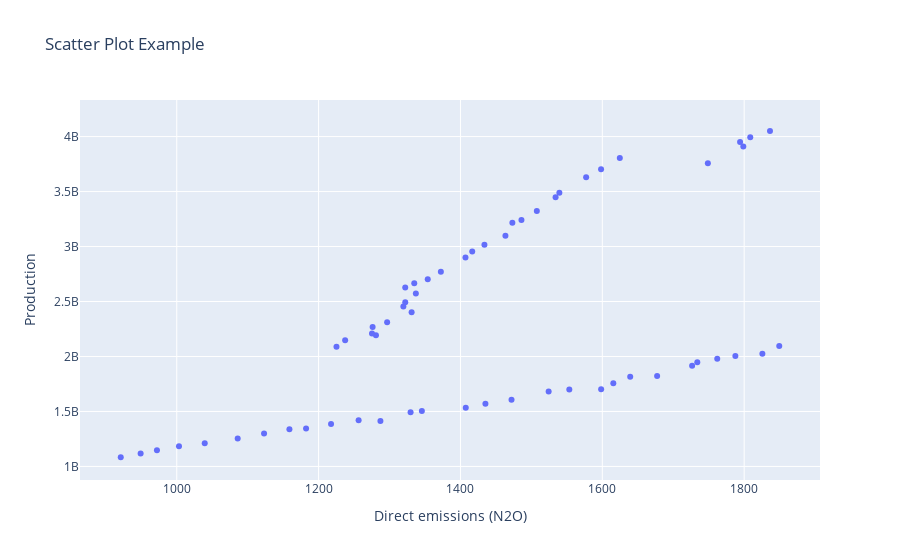
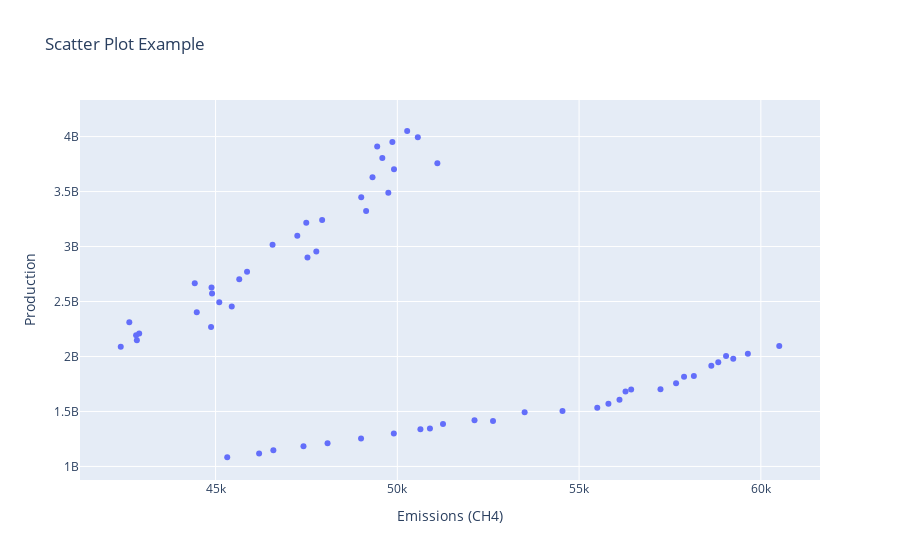
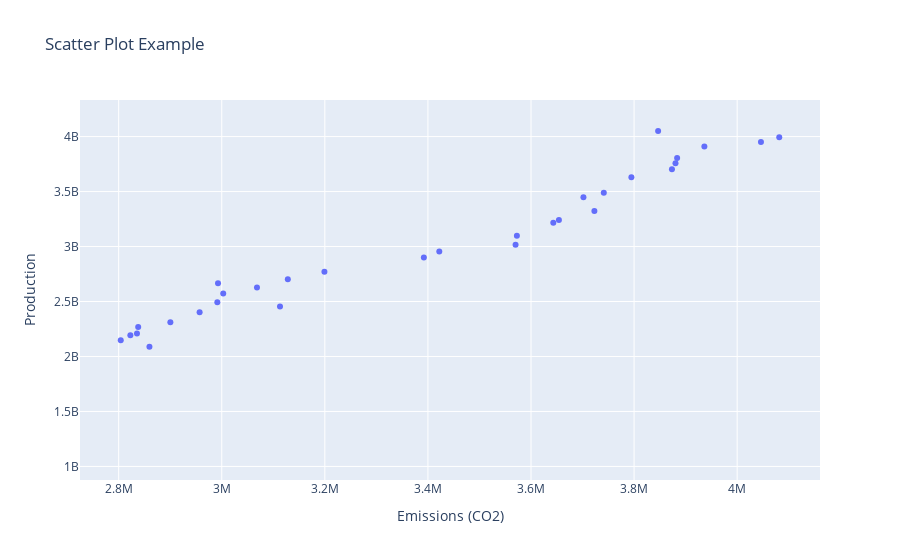
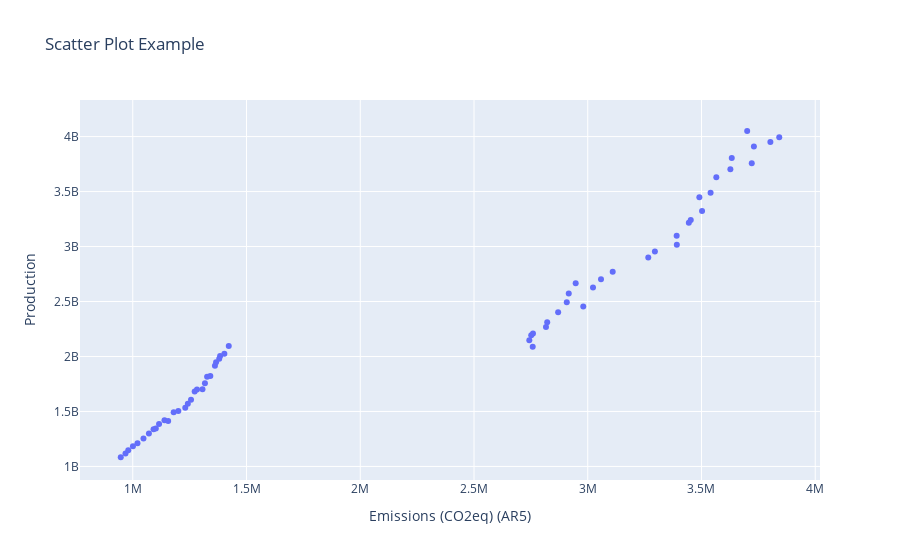

These figures' notebook cell, in order:
### Code cell
# Create a scatter plot
for i in droped_ml.columns.drop(['Value']):
    fig = go.Figure(data=go.Scatter(x=droped_ml[i], y=droped_ml['Value'], mode='markers'))
    # Set axis labels and plot title
    fig.update_layout(
    xaxis_title=i,
    yaxis_title='Production',
    title='Scatter Plot Example'
    )
# Show the plot
    fig.show()
     # Change the file path and format as needed
# Save the figure to the specified file
    #pio.write_image(fig, 'D:\\Un Datathon\\'+i+'.png')
